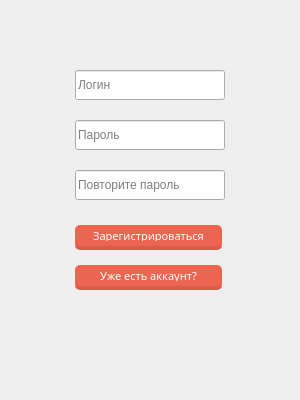
<?xml version="1.0" encoding="UTF-8"?>
<ui version="4.0">
 <class>Form</class>
 <widget class="QWidget" name="Form">
  <property name="enabled">
   <bool>true</bool>
  </property>
  <property name="geometry">
   <rect>
    <x>0</x>
    <y>0</y>
    <width>300</width>
    <height>400</height>
   </rect>
  </property>
  <property name="sizePolicy">
   <sizepolicy hsizetype="Fixed" vsizetype="Fixed">
    <horstretch>0</horstretch>
    <verstretch>0</verstretch>
   </sizepolicy>
  </property>
  <property name="minimumSize">
   <size>
    <width>0</width>
    <height>0</height>
   </size>
  </property>
  <property name="maximumSize">
   <size>
    <width>10000</width>
    <height>10000</height>
   </size>
  </property>
  <property name="windowTitle">
   <string>Окно регистрации</string>
  </property>
  <widget class="QPushButton" name="haveAccountButton">
   <property name="geometry">
    <rect>
     <x>75</x>
     <y>260</y>
     <width>150</width>
     <height>30</height>
    </rect>
   </property>
   <property name="font">
    <font>
     <family>Roboto Slab</family>
     <pointsize>8</pointsize>
    </font>
   </property>
   <property name="styleSheet">
    <string notr="true">float: right;
margin-right: 3%;
margin-top: 5px;
border-radius: 5px;
-moz-border-radius: 5px;
-webkit-border-radius: 5px;
padding: 5px 9px;
font-size: 1.2em;
background-color: rgba(236, 101, 80, 1);
text-shadow: #454545 0 0 2px;
border-bottom: 4px solid rgba(217, 91, 72, 1);
color: white;
font-family: 'Roboto Slab', serif;</string>
   </property>
   <property name="text">
    <string>Уже есть аккаунт?</string>
   </property>
  </widget>
  <widget class="QLineEdit" name="login">
   <property name="geometry">
    <rect>
     <x>75</x>
     <y>70</y>
     <width>150</width>
     <height>30</height>
    </rect>
   </property>
   <property name="text">
    <string/>
   </property>
   <property name="placeholderText">
    <string>Логин</string>
   </property>
  </widget>
  <widget class="QLineEdit" name="password">
   <property name="geometry">
    <rect>
     <x>75</x>
     <y>120</y>
     <width>150</width>
     <height>30</height>
    </rect>
   </property>
   <property name="text">
    <string/>
   </property>
   <property name="placeholderText">
    <string>Пароль</string>
   </property>
  </widget>
  <widget class="QLineEdit" name="password2">
   <property name="geometry">
    <rect>
     <x>75</x>
     <y>170</y>
     <width>150</width>
     <height>30</height>
    </rect>
   </property>
   <property name="text">
    <string/>
   </property>
   <property name="placeholderText">
    <string>Повторите пароль</string>
   </property>
  </widget>
  <widget class="QPushButton" name="registerButton">
   <property name="geometry">
    <rect>
     <x>75</x>
     <y>220</y>
     <width>150</width>
     <height>30</height>
    </rect>
   </property>
   <property name="font">
    <font>
     <family>Roboto Slab</family>
     <pointsize>8</pointsize>
    </font>
   </property>
   <property name="styleSheet">
    <string notr="true">float: right;
margin-right: 3%;
margin-top: 5px;
border-radius: 5px;
-moz-border-radius: 5px;
-webkit-border-radius: 5px;
padding: 5px 9px;
font-size: 1.2em;
background-color: rgba(236, 101, 80, 1);
text-shadow: #454545 0 0 2px;
border-bottom: 4px solid rgba(217, 91, 72, 1);
color: white;
font-family: 'Roboto Slab', serif;</string>
   </property>
   <property name="text">
    <string>Зарегистрироваться</string>
   </property>
  </widget>
 </widget>
 <resources/>
 <connections/>
</ui>
